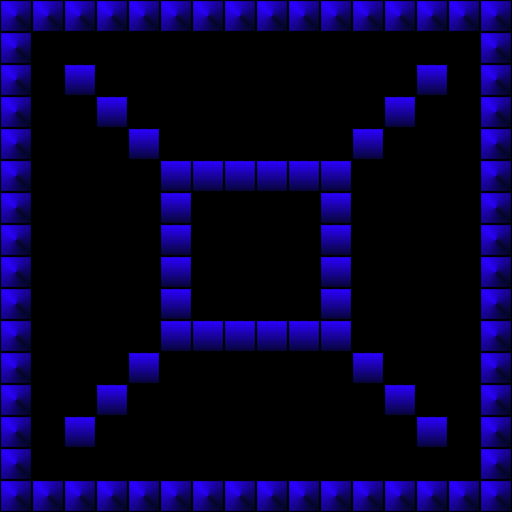

Tiled map render using the project's own tile images. Description and the whole map definition, tile-layer contents included, below:
An orthogonal 16x16 tile map with 32x32 px tiles, 1 tile layer (Tile Layer 1).

<map version="1.10" tiledversion="1.11.0" orientation="orthogonal" renderorder="right-down" width="16" height="16" tilewidth="32" tileheight="32" infinite="0" nextlayerid="2" nextobjectid="1">
 <tileset firstgid="1" source="../../tiles/orthogonal_1.tsx" />
 <layer id="1" name="Tile Layer 1" width="16" height="16">
  <data encoding="csv">
2,2,2,2,2,2,2,2,2,2,2,2,2,2,2,2,
2,0,0,0,0,0,0,0,0,0,0,0,0,0,0,2,
2,0,3,0,0,0,0,0,0,0,0,0,0,3,0,2,
2,0,0,3,0,0,0,0,0,0,0,0,3,0,0,2,
2,0,0,0,3,0,0,0,0,0,0,3,0,0,0,2,
2,0,0,0,0,3,3,3,3,3,3,0,0,0,0,2,
2,0,0,0,0,3,0,0,0,0,3,0,0,0,0,2,
2,0,0,0,0,3,0,0,0,0,3,0,0,0,0,2,
2,0,0,0,0,3,0,0,0,0,3,0,0,0,0,2,
2,0,0,0,0,3,0,0,0,0,3,0,0,0,0,2,
2,0,0,0,0,3,3,3,3,3,3,0,0,0,0,2,
2,0,0,0,3,0,0,0,0,0,0,3,0,0,0,2,
2,0,0,3,0,0,0,0,0,0,0,0,3,0,0,2,
2,0,3,0,0,0,0,0,0,0,0,0,0,3,0,2,
2,0,0,0,0,0,0,0,0,0,0,0,0,0,0,2,
2,2,2,2,2,2,2,2,2,2,2,2,2,2,2,2
</data>
 </layer>
</map>
